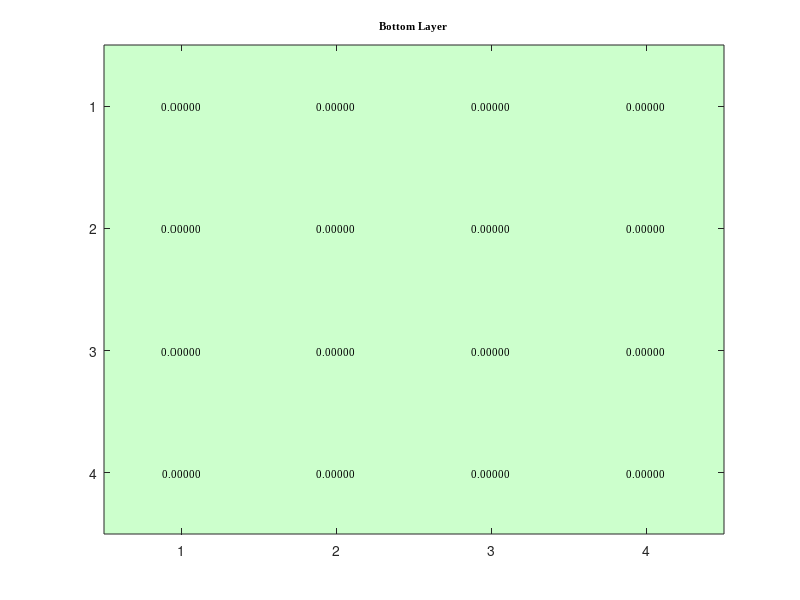

Write the MATLAB code that produced this figure. (Note: this script raises an error after producing the figure.)
% Define the directory where you want to save the figures
save_dir = 'C:\Users\pablo\Desktop';

% Original code to calculate and plot mean time differences
folder_path = 'C:\Users\pablo\Desktop\InvestigacionUSFQ\SSWCompleteAnalysis\ResultadosBolazosSSW_TOF\Cuadricula2LaCeramica';
daqfix = 1;
threshold = 0.0005;

close all;

% Get a list of all files in the folder with the naming pattern 'M_*_*'
files = dir(fullfile(folder_path, 'M_*_*'));

% Initialize arrays to store mean time differences and corresponding positions
meanTimeDifferences = zeros(4, 4);
positions = zeros(4, 4);

for fileIndex = 1:length(files)
    file_name = files(fileIndex).name;
    file_path = fullfile(folder_path, file_name);
    
    % Load data from the current file
    load(file_path);

    timeDifferences = [];  % Initialize an empty array to store the time differences

    for i = 1:numel(scanData)
        data = scanData{i};
        xdata = data(:, 1); % Assuming the first column contains the x-values
        ydata = data(:, 2); % Assuming the second column contains the y-values
        filteredYData = ydata;
        filteredYData(ydata < threshold) = 0;

        [peaks, peakIndices] = findpeaks(filteredYData);
        peakXData = xdata(peakIndices);

        if numel(peaks) >= 2
            [sortedPeaks, sortedIndices] = sort(peaks, 'descend');
            highestPeaks = sortedPeaks(1:2);
            highestPeakIndices = peakIndices(sortedIndices(1:2));
            highestPeakXData = peakXData(sortedIndices(1:2));

            timeDifference = abs(diff(highestPeakXData));
            timeDifferences = [timeDifferences; timeDifference];
        else
            disp(['Data Group ' num2str(i) ': Less than two peaks detected in the filtered voltage signal.']);
        end
    end

    % Calculate and store the mean value of the time differences for the current file
    meanTimeDifference = mean(timeDifferences);
    
    % Extract row and column indices from the file name
    indices = sscanf(file_name, 'M_%d_%d');
    row = indices(1);
    col = indices(2);
    
    % Store mean time difference and position in arrays
    meanTimeDifferences(row, col) = meanTimeDifference;
    positions(row, col) = fileIndex;
    
    disp(['Mean Time Difference for ' file_name ': ' num2str(meanTimeDifference * daqfix)]);
end

% Define the threshold value
threshold_value = 0.00155809;

% Create a custom colormap for the heatmap
custom_colormap = zeros(2, 3); % Initialize a 2x3 matrix for RGB values
custom_colormap(1, :) = [0.8, 1, 0.8]; % Light green for values <= threshold
custom_colormap(2, :) = [1, 0.8, 0.8]; % Light red for values > threshold

% Create a binary matrix based on the threshold
binaryMatrix = meanTimeDifferences > threshold_value;

% Create the heatmap-like visualization using imagesc
figure;
imagesc(binaryMatrix);
colormap(custom_colormap);
caxis([0 1]);
colorbar('off'); % Disable the colorbar
title('Bottom Layer', 'FontName', 'Times New Roman', 'FontSize', 8);


% Add text annotations with mean time difference values
for row = 1:4
    for col = 1:4
        value = meanTimeDifferences(row, col);
        text(col, row, sprintf('%.5f', value), 'HorizontalAlignment', 'center', 'VerticalAlignment', 'middle', 'Color', 'k', 'FontSize', 8, 'FontName', 'Times New Roman');
    end
end

% Set the axis tick labels font properties
ax = gca;
ax.FontName = 'Times New Roman';
ax.FontSize = 8;

% Set X and Y axis ticks to show only whole numbers
ax.XTick = 1:4;
ax.YTick = 1:4;

% Adjust the figure size to 9cm x 9cm and save as PNG
set(gcf, 'PaperUnits', 'centimeters');
set(gcf, 'PaperPosition', [0 0 9 6]); % [left, bottom, width, height]
%print(gcf, fullfile(save_dir, 'CuadriculaInferior.png'), '-dpng', '-r900'); % Save at 300 DPI
